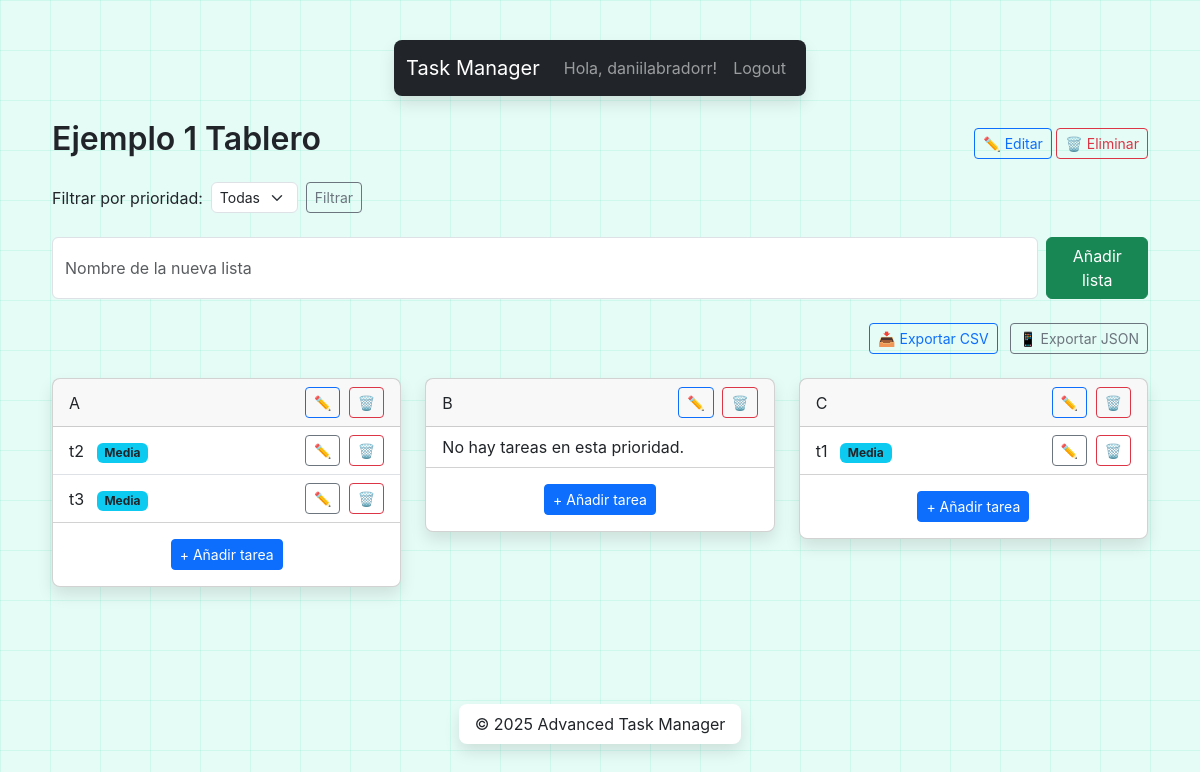
The page /Ejemplo-borrar/ (signed in) on the database as committed earlier.
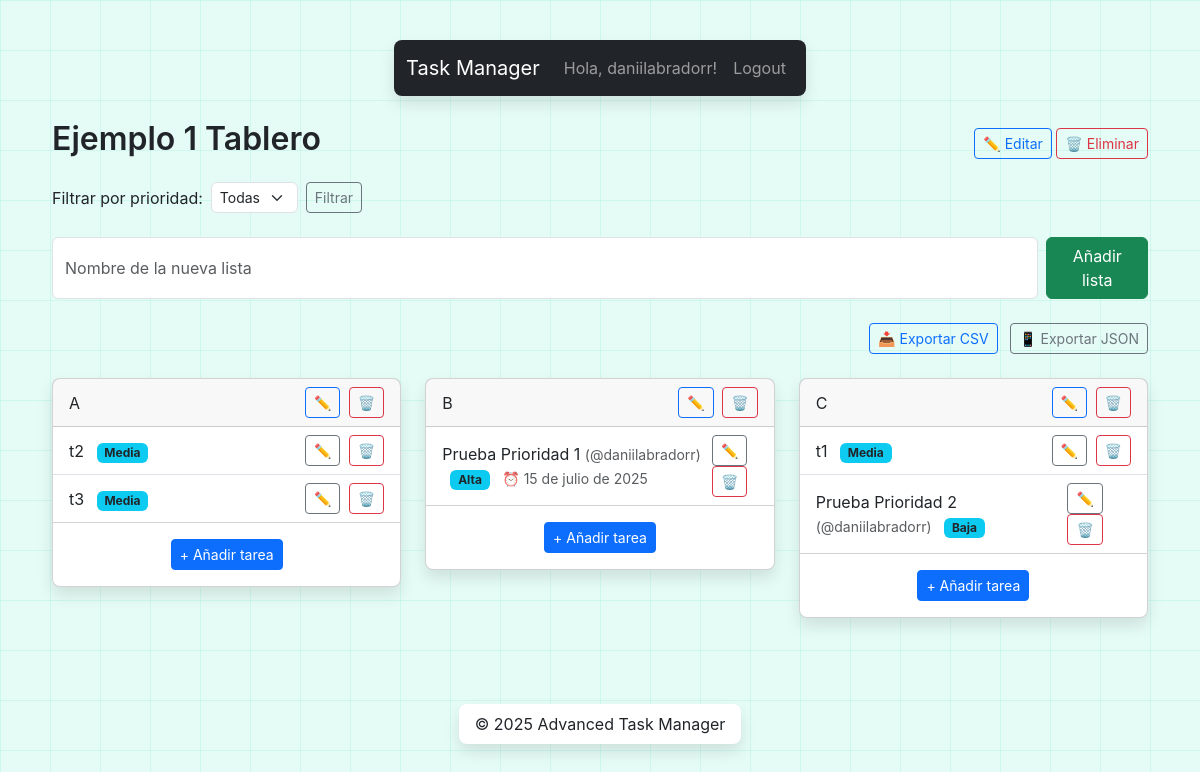
The same page on the database as committed later.
### accounts/models.py (models this page shows, shortened)
class User(AbstractUser):
    avatar = models.ImageField(upload_to='avatars/', blank=True, null=True)
    bio = models.TextField(blank=True)

### boards/models.py (models this page shows, shortened)
class Board(models.Model):
    name = models.CharField(max_length=100)
    slug = models.SlugField(unique=True)
    owner = models.ForeignKey(settings.AUTH_USER_MODEL, related_name='owned_boards', on_delete=models.CASCADE)
    members = models.ManyToManyField(settings.AUTH_USER_MODEL,related_name='boards', blank=True)
    created = models.DateTimeField(auto_now_add=True)
    updated = models.DateTimeField(auto_now=True)

### tasks/models.py (models this page shows, shortened)
class TaskList(models.Model):
    board = models.ForeignKey('boards.Board', related_name='lists', on_delete=models.CASCADE)
    name = models.CharField(max_length=100)
    position = models.PositiveIntegerField(default=0)
    created = models.DateTimeField(auto_now_add=True)
    updated = models.DateTimeField(auto_now=True)
    class Meta:
        ordering = ['position']

class Task(models.Model):
    task_list = models.ForeignKey(TaskList, related_name='tasks', on_delete=models.CASCADE)
    title = models.CharField(max_length=255)
    description = models.TextField(blank=True)
    assignee = models.ForeignKey(settings.AUTH_USER_MODEL, related_name='assigned_tasks', null=True, blank=True, on_delete=models.SET_NULL)
    priority = models.PositiveSmallIntegerField(choices=[(1,'Alta'),(2,'Media'),(3,'Baja')], default=2)
    labels = models.ManyToManyField(Label,blank=True)
    due_date = models.DateField(null=True, blank=True)
    position = models.PositiveIntegerField(default=0)
    is_completed = models.BooleanField(default=False)
    created = models.DateTimeField(auto_now_add=True)
    updated = models.DateTimeField(auto_now=True)
    class Meta:
        ordering = ['position']

### boards/views.py (the view)
# urls.py: path('<slug:slug>/', BoardDetailView.as_view(), name='detail'),
class BoardDetailView(LoginRequiredMixin, DetailView):
    model = Board
    template_name = 'boards/board_detail.html'
    context_object_name = 'board'
    def get_queryset(self):
        return Board.objects.filter(
            Q(owner=self.request.user) | Q(members=self.request.user)
        ).distinct()
    def get_context_data(self, **kwargs):
        ctx = super().get_context_data(**kwargs)
        board = self.get_object()
        selected = self.request.GET.get('priority', '')
        ctx['selected_priority'] = selected
        lists = board.lists.all()
        for lst in lists:
            if selected in ['1', '2', '3']:
                lst.filtered_tasks = (
                    lst.tasks
                       .filter(priority=int(selected))
                       .order_by('position')
                )
            else:
                lst.filtered_tasks = lst.tasks.all().order_by('position')
        ctx['lists'] = lists
        return ctx

### templates/boards/board_detail.html (shortened to what this page needs)
{% extends 'base.html' %}
{% load static %}
{% block content %}
  <div class="d-flex justify-content-between align-items-center mb-3">
    <h2>{{ board.name }}</h2>
    <div>
      <a class="btn btn-sm btn-outline-primary" href="{% url 'boards:edit' board.slug %}">✏️ Editar</a>
      {% if board.owner == user %}
        <a class="btn btn-sm btn-outline-danger" href="{% url 'boards:delete' board.slug %}">🗑️ Eliminar</a>
      {% endif %}
    </div>
  </div>
  <form method="get" class="mb-4 d-flex align-items-center">
    <label class="me-2 mb-0">Filtrar por prioridad:</label>
    <select name="priority" class="form-select form-select-sm w-auto me-2">
      <option value="" {% if not selected_priority %}selected{% endif %}>Todas</option>
    </select>
    <button type="submit" class="btn btn-sm btn-outline-secondary">Filtrar</button>
  </form>
  <form class="mb-4 d-flex" action="{% url 'boards:tasklist_add' board.slug %}" method="post">
    <input
      class="form-control me-2"
      type="text"
      name="name"
      placeholder="Nombre de la nueva lista"
      required
      data-bs-toggle="popover"
      data-bs-trigger="focus"
      title="Consejo"
      data-bs-content="Usa nombres breves y muy descriptivos para esta lista."
    >
    <button class="btn btn-success" type="submit">Añadir lista</button>
  </form>
  <div class="mb-4 text-end">
    <a href="{% url 'boards:export' board.slug %}?format=csv"
       class="btn btn-sm btn-outline-primary me-2">
      📥 Exportar CSV
    </a>
    <a href="{% url 'boards:export' board.slug %}?format=json"
       class="btn btn-sm btn-outline-secondary">
      📱 Exportar JSON
    </a>
  </div>
  <div class="row gy-4">
    {% for lst in lists %}
      <div class="col-md-4">
        <div class="card task-list"
             data-list-id="{{ lst.pk }}"
             data-position="{{ lst.position }}"
             draggable="true">
          <div class="card-header d-flex justify-content-between align-items-center">
            <span>{{ lst.name }}</span>
            <span>
              <a class="btn btn-sm btn-outline-primary me-1"
                 href="{% url 'boards:tasklist_edit' board.slug lst.pk %}">✏️</a>
              <a class="btn btn-sm btn-outline-danger"
                 href="{% url 'boards:tasklist_delete' board.slug lst.pk %}">🗑️</a>
            </span>
          </div>
          <ul class="list-group list-group-flush">
            {% for task in lst.filtered_tasks %}
              <li class="list-group-item d-flex justify-content-between align-items-center"
                  data-task-id="{{ task.pk }}"
                  draggable="true">
                <span>
                  {{ task.title }}
                  {% if task.assignee %}
                    <small class="text-muted">(@{{ task.assignee.username }})</small>
                  {% endif %}
                  <span class="badge bg-info text-dark ms-2">
                    {{ task.get_priority_display }}
                  </span>
                  {% if task.due_date %}
                    <small class="text-muted ms-2">⏰ {{ task.due_date }}</small>
                  {% endif %}
                </span>
                <span>
                  <a class="btn btn-sm btn-outline-secondary me-1"
                     href="{% url 'tasks:edit' task.pk %}">✏️</a>
                  <a class="btn btn-sm btn-outline-danger"
                     href="{% url 'tasks:delete' task.pk %}">🗑️</a>
                </span>
              </li>
            {% empty %}
              <li class="list-group-item">No hay tareas en esta prioridad.</li>
            {% endfor %}
          </ul>
          <div class="card-body text-center">
            <a class="btn btn-sm btn-primary" href="{% url 'tasks:add' lst.pk %}">+ Añadir tarea</a>
          </div>
        </div>
      </div>
    {% endfor %}
  </div>
{% endblock %}

### templates/base.html (shortened to what this page needs)
{% load static %}
<!DOCTYPE html>
<html lang="es">
<head>
  <link rel="stylesheet" href="{% static 'css/main.min.css' %}">
</head>
<body class="d-flex flex-column min-vh-100">
  <header class="navbar navbar-expand-md navbar-dark bg-dark">
    <div class="container">
      <a class="navbar-brand" href="{% url 'boards:list' %}">Task Manager</a>
      <div class="collapse navbar-collapse" id="mainNav">
        <ul class="navbar-nav ms-auto">
          {% if user.is_authenticated %}
            <li class="nav-item">
              <a class="nav-link" href="{% url 'accounts:profile' %}">
                Hola, {{ user.username }}!
              </a>
            </li>
            <li class="nav-item">
              <a class="nav-link" href="{% url 'account_logout' %}">Logout</a>
            </li>
          {% endif %}
        </ul>
      </div>
    </div>
  </header>
  <main class="flex-fill container my-4">
    {% block content %}{% endblock %}
  </main>
  <footer class="text-center py-3 mt-auto">
    <div class="container">
      &copy; {% now "Y" %} Advanced Task Manager
    </div>
  </footer>
</body>
</html>

Rows that differ between the two databases and show on the page:
shown differently, row unchanged: TaskList (number 2 of 3 on the later page): no longer shows "No hay tareas en esta prioridad."
added Task: title "Prueba Prioridad 1", assignee.username "daniilabradorr", priority "Alta", due_date "15 de julio de 2025", shown under TaskList (number 2 of 3 on the later page)
added Task: title "Prueba Prioridad 2", assignee.username "daniilabradorr", priority "Baja", shown under TaskList (number 3 of 3 on the later page)
